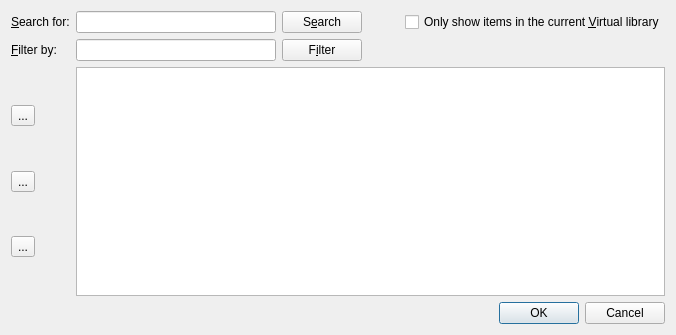
<?xml version="1.0" encoding="UTF-8"?>
<ui version="4.0">
 <class>TagListEditor</class>
 <widget class="QDialog" name="TagListEditor">
  <property name="geometry">
   <rect>
    <x>0</x>
    <y>0</y>
    <width>676</width>
    <height>335</height>
   </rect>
  </property>
  <property name="windowTitle">
   <string>Category editor</string>
  </property>
  <property name="windowIcon">
   <iconset resource="../../../../resources/images.qrc">
    <normaloff>:/images/chapters.png</normaloff>:/images/chapters.png</iconset>
  </property>
  <layout class="QGridLayout">
   <item row="0" column="0">
    <widget class="QLabel" name="label">
     <property name="text">
      <string>&amp;Search for:</string>
     </property>
     <property name="buddy">
      <cstring>search_box</cstring>
     </property>
    </widget>
   </item>
   <item row="0" column="1">
    <widget class="HistoryLineEdit" name="search_box">
     <property name="minimumSize">
      <size>
       <width>200</width>
       <height>0</height>
      </size>
     </property>
     <property name="toolTip">
      <string>Search for an item in the first column</string>
     </property>
     <property name="clearButtonEnabled">
      <bool>true</bool>
     </property>
    </widget>
   </item>
   <item row="0" column="2">
    <widget class="QPushButton" name="search_button">
     <property name="toolTip">
      <string>Find items containing the search string</string>
     </property>
     <property name="text">
      <string>S&amp;earch</string>
     </property>
     <property name="icon">
      <iconset resource="../../../../resources/images.qrc">
       <normaloff>:/images/search.png</normaloff>:/images/search.png</iconset>
     </property>
    </widget>
   </item>
   <item row="0" column="3">
    <spacer>
     <property name="orientation">
      <enum>Qt::Horizontal</enum>
     </property>
     <property name="sizeHint" stdset="0">
      <size>
       <width>40</width>
       <height>20</height>
      </size>
     </property>
    </spacer>
   </item>
   <item row="0" column="4">
    <widget class="QCheckBox" name="apply_vl_checkbox">
     <property name="toolTip">
      <string>&lt;p&gt;Show items only if they appear in the
          current Virtual library. Edits already done may be hidden but will
          not be forgotten.&lt;/p&gt;</string>
     </property>
     <property name="text">
      <string>Only show items in the current &amp;Virtual library</string>
     </property>
    </widget>
   </item>
   <item row="1" column="0">
    <widget class="QLabel" name="label">
     <property name="text">
      <string>&amp;Filter by:</string>
     </property>
     <property name="buddy">
      <cstring>filter_box</cstring>
     </property>
    </widget>
   </item>
   <item row="1" column="1">
    <widget class="HistoryLineEdit" name="filter_box">
     <property name="minimumSize">
      <size>
       <width>200</width>
       <height>0</height>
      </size>
     </property>
     <property name="toolTip">
      <string>Filter items using the text in this box</string>
     </property>
     <property name="clearButtonEnabled">
      <bool>true</bool>
     </property>
    </widget>
   </item>
   <item row="1" column="2">
    <widget class="QPushButton" name="filter_button">
     <property name="toolTip">
      <string>Show only items containing this text</string>
     </property>
     <property name="text">
      <string>F&amp;ilter</string>
     </property>
     <property name="icon">
      <iconset resource="../../../../resources/images.qrc">
       <normaloff>:/images/search.png</normaloff>:/images/search.png</iconset>
     </property>
    </widget>
   </item>
   <item row="2" column="0">
    <layout class="QVBoxLayout" name="verticalLayout_2">
     <item>
      <spacer name="verticalSpacer_3">
       <property name="orientation">
        <enum>Qt::Vertical</enum>
       </property>
       <property name="sizeHint" stdset="0">
        <size>
         <width>20</width>
         <height>40</height>
        </size>
       </property>
      </spacer>
     </item>
     <item>
      <widget class="QToolButton" name="delete_button">
       <property name="toolTip">
        <string>Delete selected items from the database. This will unapply the items from all books and then remove them from the database.</string>
       </property>
       <property name="text">
        <string>...</string>
       </property>
       <property name="icon">
        <iconset resource="../../../../resources/images.qrc">
         <normaloff>:/images/trash.png</normaloff>:/images/trash.png</iconset>
       </property>
       <property name="iconSize">
        <size>
         <width>32</width>
         <height>32</height>
        </size>
       </property>
       <property name="shortcut">
        <string>Ctrl+D</string>
       </property>
      </widget>
     </item>
     <item>
      <spacer name="verticalSpacer">
       <property name="orientation">
        <enum>Qt::Vertical</enum>
       </property>
       <property name="sizeHint" stdset="0">
        <size>
         <width>20</width>
         <height>40</height>
        </size>
       </property>
      </spacer>
     </item>
     <item>
      <widget class="QToolButton" name="rename_button">
       <property name="toolTip">
        <string>Rename the items in every book where they are used</string>
       </property>
       <property name="text">
        <string>...</string>
       </property>
       <property name="icon">
        <iconset resource="../../../../resources/images.qrc">
         <normaloff>:/images/edit_input.png</normaloff>:/images/edit_input.png</iconset>
       </property>
       <property name="iconSize">
        <size>
         <width>32</width>
         <height>32</height>
        </size>
       </property>
       <property name="shortcut">
        <string>Ctrl+R</string>
       </property>
      </widget>
     </item>
     <item>
      <spacer name="verticalSpacer_2">
       <property name="orientation">
        <enum>Qt::Vertical</enum>
       </property>
       <property name="sizeHint" stdset="0">
        <size>
         <width>20</width>
         <height>40</height>
        </size>
       </property>
      </spacer>
     </item>
     <item>
      <widget class="QToolButton" name="undo_button">
       <property name="toolTip">
        <string>Undo any deletes or edits on the selected lines</string>
       </property>
       <property name="text">
        <string>...</string>
       </property>
       <property name="icon">
        <iconset resource="../../../../resources/images.qrc">
         <normaloff>:/images/edit-undo.png</normaloff>:/images/edit-undo.png</iconset>
       </property>
       <property name="iconSize">
        <size>
         <width>32</width>
         <height>32</height>
        </size>
       </property>
       <property name="shortcut">
        <string>Ctrl+U</string>
       </property>
      </widget>
     </item>
     <item>
      <spacer name="verticalSpacer_4">
       <property name="orientation">
        <enum>Qt::Vertical</enum>
       </property>
       <property name="sizeHint" stdset="0">
        <size>
         <width>20</width>
         <height>40</height>
        </size>
       </property>
      </spacer>
     </item>
    </layout>
   </item>
   <item row="2" column="1" colspan="4">
    <widget class="TleTableWidget" name="table">
     <property name="alternatingRowColors">
      <bool>true</bool>
     </property>
     <property name="selectionMode">
      <enum>QAbstractItemView::ExtendedSelection</enum>
     </property>
     <property name="selectionBehavior">
      <enum>QAbstractItemView::SelectRows</enum>
     </property>
    </widget>
   </item>
   <item row="3" column="0" colspan="5">
    <widget class="QDialogButtonBox" name="buttonBox">
     <property name="standardButtons">
      <set>QDialogButtonBox::Cancel|QDialogButtonBox::Ok</set>
     </property>
    </widget>
   </item>
  </layout>
 </widget>
 <customwidgets>
  <customwidget>
   <class>HistoryLineEdit</class>
   <extends>QLineEdit</extends>
   <header>calibre/gui2/widgets.h</header>
  </customwidget>
  <customwidget>
   <class>TleTableWidget</class>
   <extends>QTableWidget</extends>
   <header>calibre/gui2/dialogs/tag_list_editor_table_widget.h</header>
   <container>1</container>
  </customwidget>
 </customwidgets>
 <resources>
  <include location="../../../../resources/images.qrc"/>
 </resources>
 <connections>
  <connection>
   <sender>buttonBox</sender>
   <signal>accepted()</signal>
   <receiver>TagListEditor</receiver>
   <slot>accept()</slot>
   <hints>
    <hint type="sourcelabel">
     <x>248</x>
     <y>254</y>
    </hint>
    <hint type="destinationlabel">
     <x>157</x>
     <y>274</y>
    </hint>
   </hints>
  </connection>
  <connection>
   <sender>buttonBox</sender>
   <signal>rejected()</signal>
   <receiver>TagListEditor</receiver>
   <slot>reject()</slot>
   <hints>
    <hint type="sourcelabel">
     <x>316</x>
     <y>260</y>
    </hint>
    <hint type="destinationlabel">
     <x>286</x>
     <y>274</y>
    </hint>
   </hints>
  </connection>
 </connections>
</ui>
